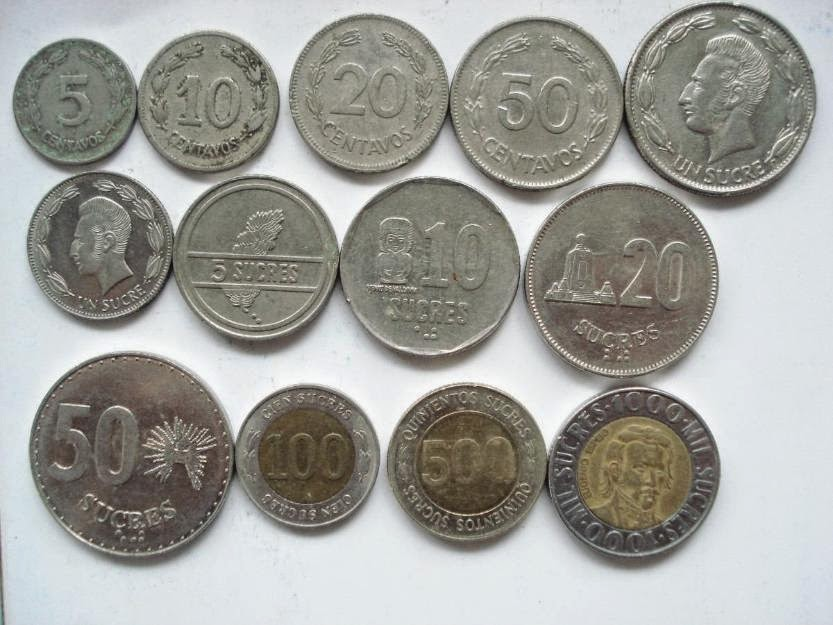
#> input picture monedas.jpg, 833 x 625 px
$ python Brillo.py
#> lines starting #> are read from the running program, lines starting #| are printed output that depends on the picture
# Importamos librerias
import cv2
import numpy as np
import matplotlib.pyplot as plt

# Leemos nuestra imagen
img = cv2.imread('monedas.jpg')
#> img is the input picture: shape (625, 833, 3); mean B, G, R 154, 159.2, 159.1
imgmat = cv2.cvtColor(img, cv2.COLOR_BGR2RGB)

# Convertimos a EDG
gray = cv2.cvtColor(img, cv2.COLOR_BGR2GRAY)
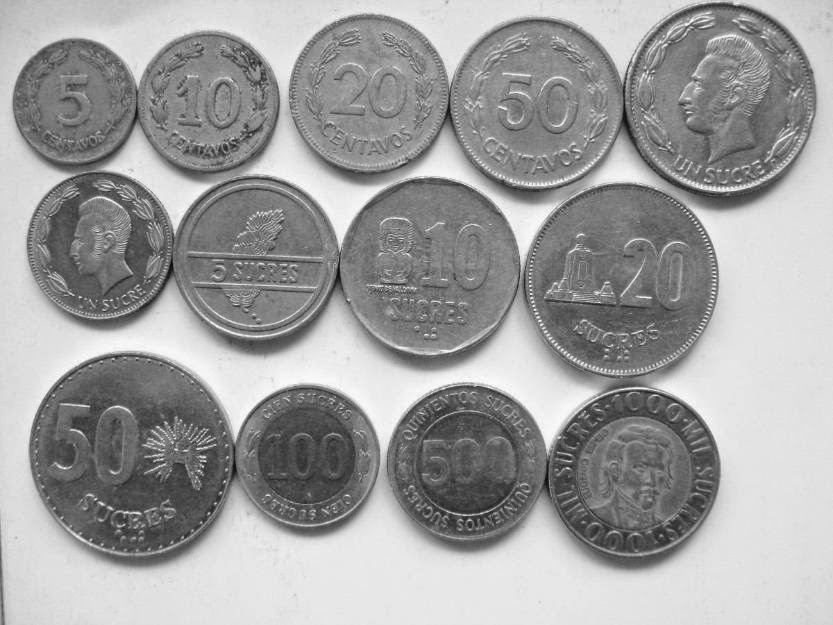
#> gray: shape (625, 833); min 12, max 255, mean 158.6

# Creamos una matriz del tamaño de la IMG
matriz = np.ones(gray.shape, dtype='uint8') * 50
matrizrgb = np.ones(img.shape, dtype='uint8') * 50

# Aumentamos el brillo de la imagen en RGB
brillantergb = cv2.add(img, matrizrgb)
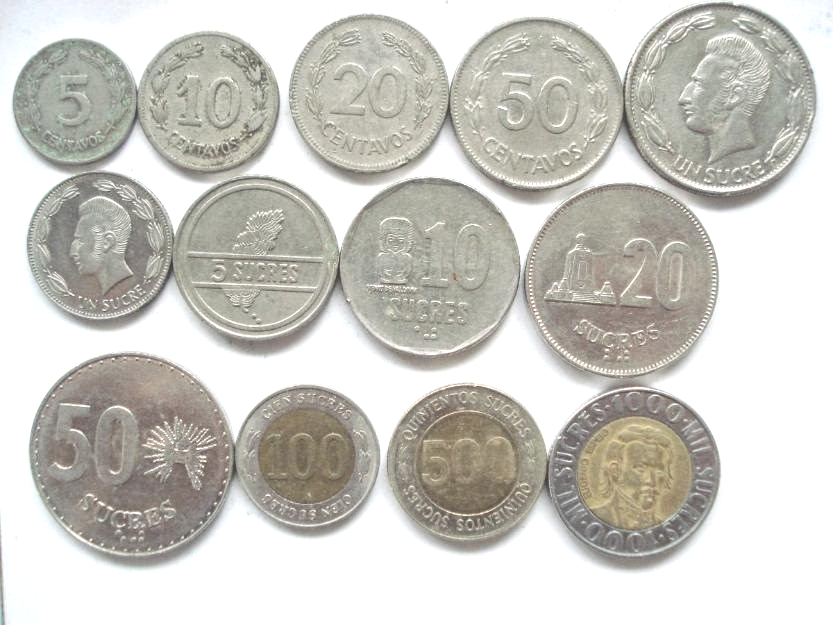
#> brillantergb: shape (625, 833, 3); mean B, G, R 195.2, 201.5, 203.1
brillantergbm = cv2.cvtColor(brillantergb, cv2.COLOR_BGR2RGB)

# Disminuimos el brillo en RGB
oscurargb = cv2.subtract(img, matrizrgb)
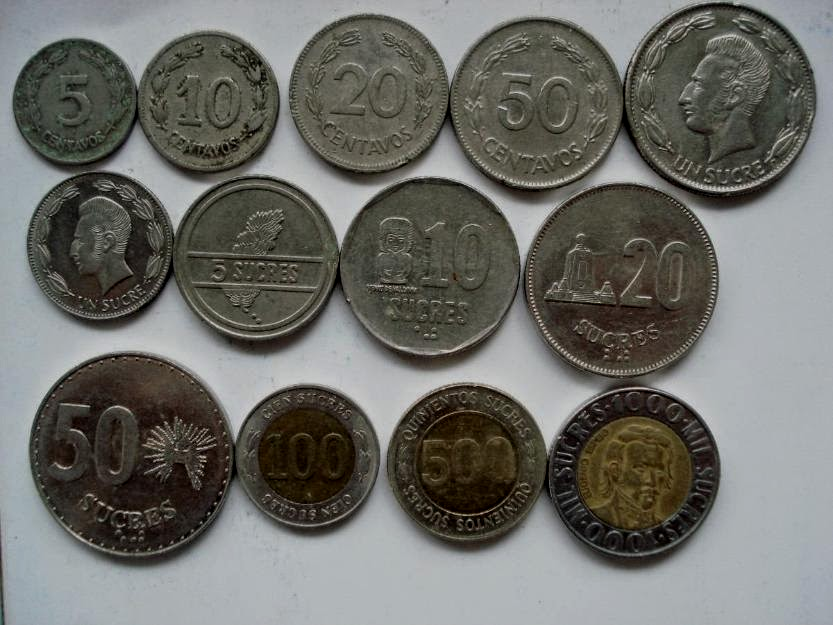
#> oscurargb: shape (625, 833, 3); mean B, G, R 104.1, 109.2, 109.1
oscurargbm = cv2.cvtColor(oscurargb, cv2.COLOR_BGR2RGB)

# Aumentamos le brillo de la imagen en GRAY
brillantegray = cv2.add(gray, matriz)
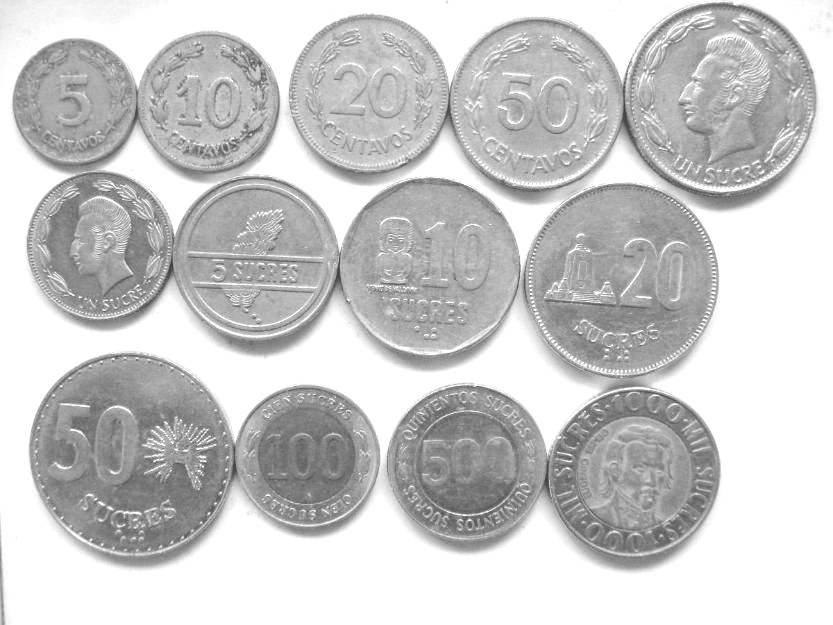
#> brillantegray: shape (625, 833); min 62, max 255, mean 201.3

# Disminuimos el brillo en GRAY
oscuragray = cv2.subtract(gray, matriz)
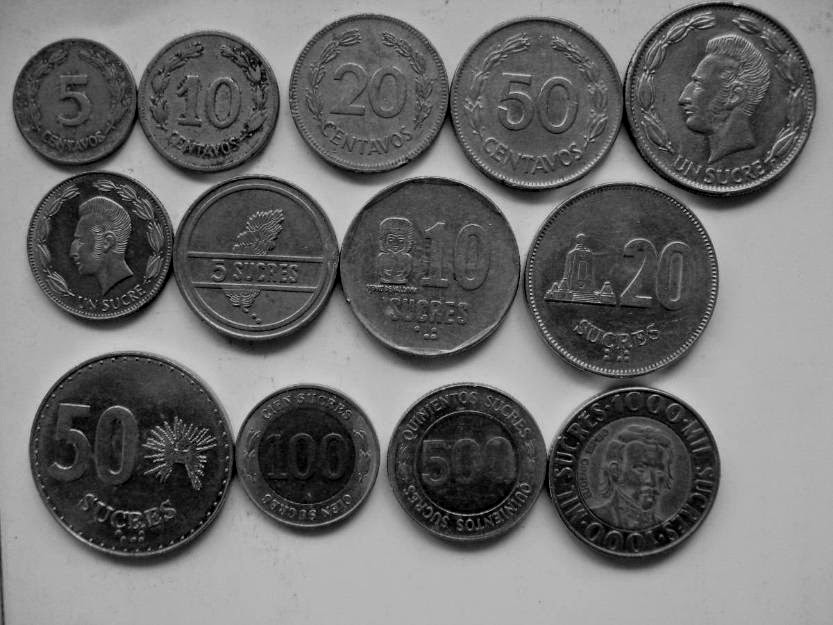
#> oscuragray: shape (625, 833); min 0, max 205, mean 108.6

# Mostramos Imagenes
fig = plt.figure()
# IMAGEN ORIGINAL
ax1 = fig.add_subplot(2,3,1)
ax1.imshow(imgmat)
ax1.set_title("IMAGEN ORIGINAL")

# BRILLANTE RGB
ax3 = fig.add_subplot(2,3,2)
ax3.imshow(brillantergbm)
ax3.set_title("BRILLANTE RGB")

# OSCURA RGB
ax4 = fig.add_subplot(2,3,3)
ax4.imshow(oscurargbm)
ax4.set_title("OSCURA RGB")

# IMAGEN GRAY
ax2 = fig.add_subplot(2,3,4)
ax2.imshow(gray, cmap="gray")
ax2.set_title("ESCALA DE GRISES")

# BRILLANTE GRAY
ax3 = fig.add_subplot(2,3,5)
ax3.imshow(brillantegray, cmap="gray")
ax3.set_title("BRILLANTE EDG")

# OSCURA GRAY
ax4 = fig.add_subplot(2,3,6)
ax4.imshow(oscuragray, cmap="gray")
ax4.set_title("OSCURA EDG")

plt.show()

# Mostramos la imagen
cv2.imshow('IMAGEN BRILLANTE GRAY',brillantegray)
cv2.imshow('IMAGEN OSCURA GRAY',oscuragray)
cv2.imshow('IMAGEN BRILLANTE RGB',brillantergb)
cv2.imshow('IMAGEN OSCURA RGB',oscurargb)
cv2.waitKey(0)
